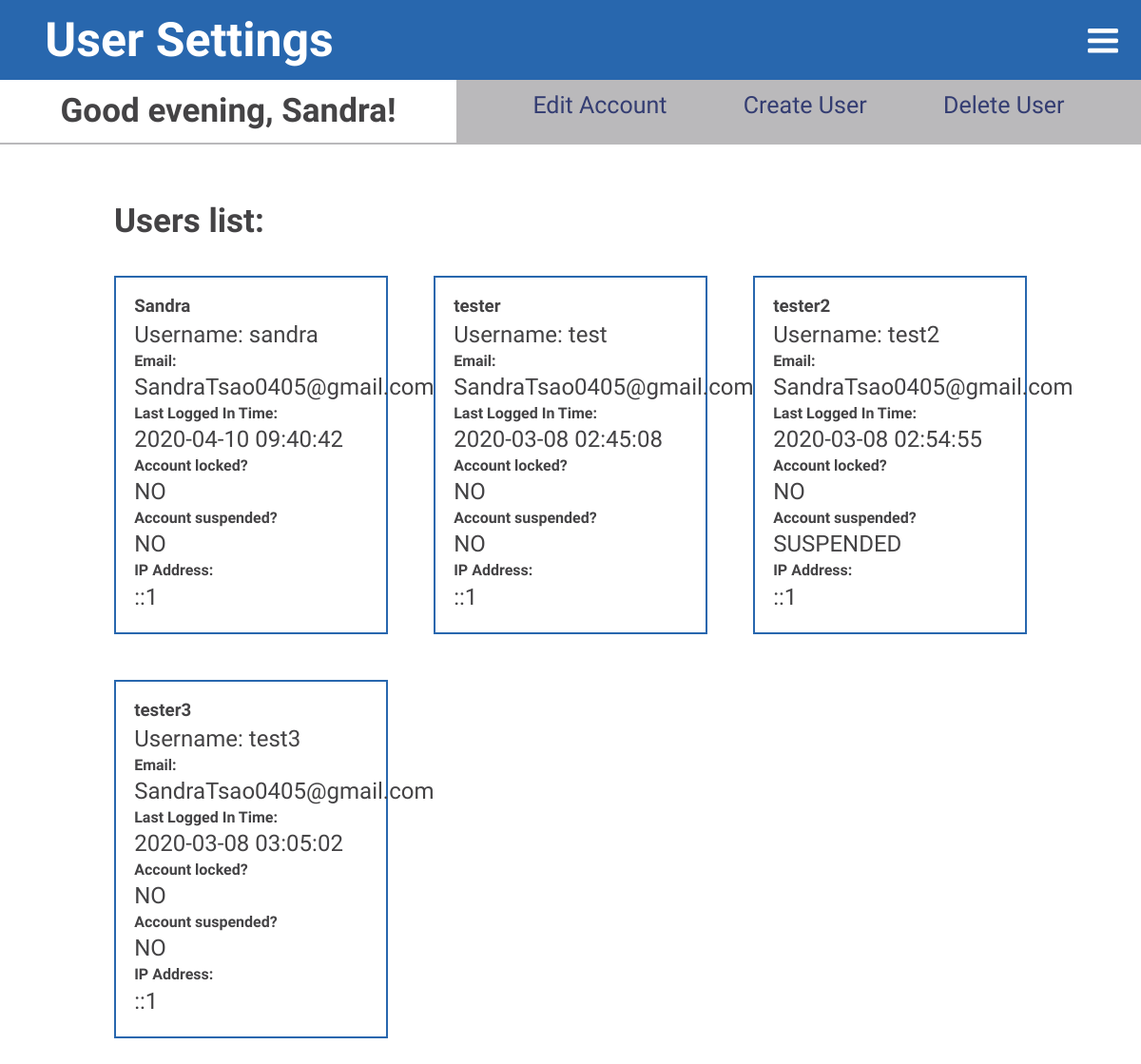
Page /includes/admin/admin_user_page.php (signed in) on the committed database.
### tables this page shows
CREATE TABLE `tbl_user` (
  `user_id` int(11) NOT NULL,
  `user_fname` varchar(60) NOT NULL,
  `user_name` varchar(50) DEFAULT NULL,
  `user_pass` varchar(60) NOT NULL,
  `user_email` varchar(150) NOT NULL,
  `user_lastlogin` timestamp NOT NULL DEFAULT CURRENT_TIMESTAMP,
  `user_currentlogin` timestamp NOT NULL DEFAULT CURRENT_TIMESTAMP,
  `user_ip` varchar(30) NOT NULL,
  `user_locked` varchar(3) NOT NULL,
  `user_attempts` varchar(2) NOT NULL,
  `user_fail_start` timestamp NULL DEFAULT NULL,
  `user_new` varchar(5) NOT NULL,
  `user_newstart` timestamp NOT NULL DEFAULT CURRENT_TIMESTAMP,
  `user_sus` varchar(10) NOT NULL
);

### includes/admin/scripts/cms.php (called while the page is built, shortened)
<?php
function greeting() {
    $nowtime = date("G");
    if($nowtime <= 10 && $nowtime >= 0){
        return 'Good morning';
    }else if($nowtime >= 11 && $nowtime <= 17){
        return 'Good afternoon';
    }else{
        return 'Good evening';
    }
}

### includes/admin/scripts/user.php (called while the page is built, shortened)
<?php
function getAllUsers(){
    $pdo = Database::getInstance()->getConnection();
    $get_user_query = 'SELECT * FROM tbl_user';
    $users = $pdo->query($get_user_query);
    if($users){
        return $users;
    }else{
        return false;
    }
}

### includes/admin/admin_user_page.php (the view, shortened to what this page needs)
<?php
    $getUsers = getAllUsers();
    $message = greeting();
?>
<!DOCTYPE html>
<html lang="en">
<head>
    <?php include '../template/head.php'; ?>
</head>
<body>
    <div class="userCMS">
        <header>
            <h1>User Settings</h1>
        <?php include '../template/header.php'; ?>
        <div id="userIndex">
            <div id="topSec">
                <h3><?php echo !empty($message)?$message: ''; ?>, <?php echo $_SESSION['user_fname']; ?>!</h3>
                <div class="topSecRow">
                    <a href="admin_edit_account.php">Edit Account</a>
                    <a href="admin_create_user.php">Create User</a>
                    <a href="admin_delete_user.php">Delete User</a>
                </div>
            </div>
            <main>
                <h2>Users list:</h2>
                <div id="dashP">
                    <?php while($row = $getUsers->fetch(PDO::FETCH_ASSOC)):?>
                    <div class="users-list">
                        <h3><?php echo $row['user_fname'];?></h3>
                        <p>Username: <?php echo $row['user_name'];?></p>
                        <h4>Email:</h4>
                        <p><?php echo $row['user_email'];?></p>
                        <h4>Last Logged In Time:</h4>
                        <p><?php echo $row['user_lastlogin'];?></p>
                        <h4>Account locked?</h4>
                        <p><?php echo $row['user_locked'];?></p>
                        <h4>Account suspended?</h4>
                        <p><?php echo $row['user_sus'];?></p>
                        <h4>IP Address:</h4>
                        <p><?php echo $row['user_ip'];?></p>
                    </div>
                    <?php endwhile;?>
                </div>
            </main>
        </div>
    </div>
</body>
</html>

### css/main.css (style rules this page uses)
html { box-sizing:border-box;font-size:16px }
*,*:before,*:after { box-sizing:inherit }
body,h1,h2,h3,h4,h5,h6,p,ol,ul { margin:0;padding:0;font-weight:normal }
html,body { height:100%;max-width:100vw;scroll-behavior:smooth }
body { font-family:acumin-pro,sans-serif;color:#444345 }
h1,h2,h3,h4,h5 { font-family:neuzeit-grotesk,sans-serif;line-height:1.2em;font-weight:bold }
a { cursor:pointer;text-decoration:none }
::placeholder { font-family:acumin-pro,sans-serif;font-size:.8em }
p { line-height:1.5em }
@media screen and (min-width: 700px) { p { font-size:1.1em } }
@media screen and (min-width: 1050px) { p { font-size:1.5em } }
@media screen and (min-width: 1050px) { ::placeholder { font-size:1em } }
.userCMS h1,.userCMS h2,.userCMS h3,.userCMS h4 { font-family:'Teko', Impact, sans-serif }
.userCMS p,.userCMS a { font-family:'Oswald', "Roboto", sans-serif;text-decoration:none }
.userCMS header { display:flex;flex-direction:row;justify-content:space-between;padding:3%;background-color:#2867ae;color:white }
.userCMS header h1 { font-size:30px }
.userCMS #userIndex #topSec h3 { text-align:center;margin-top:2% }
.userCMS #userIndex #topSec .topSecRow { display:flex;flex-direction:row;justify-content:space-around;margin-top:2%;background-color:#BAB9BB;padding-top:2%;padding-bottom:2% }
.userCMS #userIndex #topSec .topSecRow a { color:#343d72 }
.userCMS #userIndex main h2 { font-size:30px;width:80%;margin-left:auto;margin-right:auto;margin-top:5% }
.userCMS #userIndex main #dashP { width:80%;margin-left:10%;margin-right:10%;margin-top:5% }
.userCMS #userIndex main #dashP .users-list { border:#2867ae 2px solid;padding:5%;margin-bottom:5% }
@media screen and (min-width: 768px) { .userCMS header { padding:2% } }
@media screen and (min-width: 768px) { .userCMS header h1 { font-size:40px;margin-left:3% } }
@media screen and (min-width: 768px) { .userCMS #userIndex #topSec { display:flex;flex-direction:row;justify-content:space-between;width:100% } }
@media screen and (min-width: 768px) { .userCMS #userIndex #topSec h3 { width:40%;text-align:center;margin-top:0%;padding-top:2%;padding-bottom:2%;font-size:30px;border-bottom:#BAB9BB 2px solid } }
@media screen and (min-width: 768px) { .userCMS #userIndex #topSec .topSecRow { width:60%;justify-content:space-evenly;margin-top:0%;padding-top:2.5% } }
@media screen and (min-width: 768px) { .userCMS #userIndex #topSec .topSecRow a { font-size:22px } }
@media screen and (min-width: 768px) { .userCMS #userIndex main h2 { font-size:35px } }
@media screen and (min-width: 768px) { .userCMS #userIndex main #dashP { margin-top:3%;display:flex;flex-direction:row;flex-wrap:wrap;justify-content:space-between } }
@media screen and (min-width: 768px) { .userCMS #userIndex main #dashP .users-list { width:45% } }
@media screen and (min-width: 1000px) { .userCMS header { padding:1% } }
@media screen and (min-width: 1000px) { .userCMS header h1 { font-size:50px } }
@media screen and (min-width: 1000px) { .userCMS #userIndex #topSec h3 { padding-top:1%;padding-bottom:1%;font-size:35px } }
@media screen and (min-width: 1000px) { .userCMS #userIndex #topSec .topSecRow { padding-top:1%;padding-bottom:1% } }
@media screen and (min-width: 1000px) { .userCMS #userIndex #topSec .topSecRow a { font-size:25px } }
@media screen and (min-width: 1000px) { .userCMS #userIndex main h2 { font-size:35px;width:80% } }
@media screen and (min-width: 1000px) { .userCMS #userIndex main #dashP { margin-top:3% } }
@media screen and (min-width: 1000px) { .userCMS #userIndex main #dashP .users-list { width:30%;padding:2% } }

### rows in the picture
tbl_user: user_fname "Sandra", user_name "sandra", user_email "SandraTsao0405@gmail.com", user_lastlogin "2020-04-10 09:40:42", user_locked "NO", user_sus "NO", user_ip "::1"
tbl_user: user_fname "tester", user_name "test", user_email "SandraTsao0405@gmail.com", user_lastlogin "2020-03-08 02:45:08", user_locked "NO", user_sus "NO", user_ip "::1"
tbl_user: user_fname "tester2", user_name "test2", user_email "SandraTsao0405@gmail.com", user_lastlogin "2020-03-08 02:54:55", user_locked "NO", user_sus "SUSPENDED", user_ip "::1"
tbl_user: user_fname "tester3", user_name "test3", user_email "SandraTsao0405@gmail.com", user_lastlogin "2020-03-08 03:05:02", user_locked "NO", user_sus "NO", user_ip "::1"

### other values in the picture
$message "Good evening"
$_SESSION['user_fname'] "Sandra"
